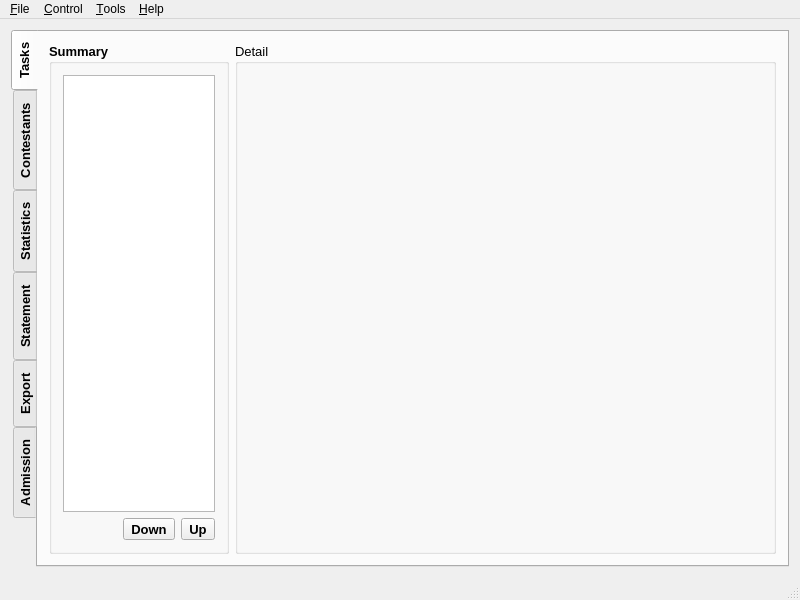
<?xml version="1.0" encoding="UTF-8"?>
<ui version="4.0">
 <class>LemonLime</class>
 <widget class="QMainWindow" name="LemonLime">
  <property name="geometry">
   <rect>
    <x>0</x>
    <y>0</y>
    <width>800</width>
    <height>600</height>
   </rect>
  </property>
  <property name="minimumSize">
   <size>
    <width>725</width>
    <height>510</height>
   </size>
  </property>
  <property name="windowTitle">
   <string>LemonLime-ng</string>
  </property>
  <property name="windowIcon">
   <iconset>
    <normaloff>:/icon/icon.png</normaloff>:/icon/icon.png</iconset>
  </property>
  <widget class="QWidget" name="centralWidget">
   <layout class="QHBoxLayout" name="horizontalLayout">
    <item>
     <widget class="QTabWidget" name="tabWidget">
      <property name="enabled">
       <bool>true</bool>
      </property>
      <property name="font">
       <font>
        <pointsize>10</pointsize>
        <bold>true</bold>
       </font>
      </property>
      <property name="autoFillBackground">
       <bool>false</bool>
      </property>
      <property name="tabPosition">
       <enum>QTabWidget::TabPosition::West</enum>
      </property>
      <property name="tabShape">
       <enum>QTabWidget::TabShape::Rounded</enum>
      </property>
      <property name="currentIndex">
       <number>0</number>
      </property>
      <property name="elideMode">
       <enum>Qt::TextElideMode::ElideNone</enum>
      </property>
      <property name="documentMode">
       <bool>false</bool>
      </property>
      <property name="tabsClosable">
       <bool>false</bool>
      </property>
      <property name="movable">
       <bool>false</bool>
      </property>
      <property name="tabBarAutoHide">
       <bool>false</bool>
      </property>
      <widget class="QWidget" name="tasksTab">
       <attribute name="title">
        <string>Tasks</string>
       </attribute>
       <layout class="QHBoxLayout" name="horizontalLayout_2">
        <item>
         <widget class="QGroupBox" name="taskBox">
          <property name="sizePolicy">
           <sizepolicy hsizetype="Expanding" vsizetype="Preferred">
            <horstretch>1</horstretch>
            <verstretch>0</verstretch>
           </sizepolicy>
          </property>
          <property name="minimumSize">
           <size>
            <width>176</width>
            <height>387</height>
           </size>
          </property>
          <property name="title">
           <string>Summary</string>
          </property>
          <layout class="QVBoxLayout" name="verticalLayout_2">
           <item>
            <widget class="SummaryTree" name="summary">
             <property name="font">
              <font>
               <pointsize>10</pointsize>
               <bold>false</bold>
              </font>
             </property>
             <property name="contextMenuPolicy">
              <enum>Qt::ContextMenuPolicy::DefaultContextMenu</enum>
             </property>
             <property name="statusTip">
              <string>Viewing tasks...</string>
             </property>
             <attribute name="headerVisible">
              <bool>false</bool>
             </attribute>
             <column>
              <property name="text">
               <string notr="true">1</string>
              </property>
             </column>
            </widget>
           </item>
           <item>
            <layout class="QHBoxLayout" name="horizontalLayout_7">
             <item>
              <spacer name="horizontalSpacer_2">
               <property name="orientation">
                <enum>Qt::Orientation::Horizontal</enum>
               </property>
               <property name="sizeHint" stdset="0">
                <size>
                 <width>40</width>
                 <height>20</height>
                </size>
               </property>
              </spacer>
             </item>
             <item>
              <widget class="QToolButton" name="moveDownButton">
               <property name="statusTip">
                <string>Move down this task...</string>
               </property>
               <property name="text">
                <string>Down</string>
               </property>
               <property name="icon">
                <iconset resource="../../resource.qrc">
                 <normaloff>:/icon/go-down.svg</normaloff>:/icon/go-down.svg</iconset>
               </property>
              </widget>
             </item>
             <item>
              <widget class="QToolButton" name="moveUpButton">
               <property name="statusTip">
                <string>Move up this task...</string>
               </property>
               <property name="text">
                <string>Up</string>
               </property>
               <property name="icon">
                <iconset resource="../../resource.qrc">
                 <normaloff>:/icon/go-up.svg</normaloff>:/icon/go-up.svg</iconset>
               </property>
              </widget>
             </item>
            </layout>
           </item>
          </layout>
         </widget>
        </item>
        <item>
         <widget class="QGroupBox" name="editBox">
          <property name="sizePolicy">
           <sizepolicy hsizetype="Expanding" vsizetype="Preferred">
            <horstretch>3</horstretch>
            <verstretch>0</verstretch>
           </sizepolicy>
          </property>
          <property name="font">
           <font>
            <pointsize>10</pointsize>
            <bold>false</bold>
           </font>
          </property>
          <property name="title">
           <string>Detail</string>
          </property>
          <layout class="QVBoxLayout" name="verticalLayout_8">
           <item>
            <widget class="QStackedWidget" name="editWidget">
             <property name="contextMenuPolicy">
              <enum>Qt::ContextMenuPolicy::NoContextMenu</enum>
             </property>
             <property name="statusTip">
              <string>Editing task details...</string>
             </property>
             <property name="currentIndex">
              <number>2</number>
             </property>
             <widget class="QWidget" name="nullPage"/>
             <widget class="TaskEditWidget" name="taskEdit"/>
             <widget class="TestCaseEditWidget" name="testCaseEdit"/>
            </widget>
           </item>
          </layout>
         </widget>
        </item>
       </layout>
      </widget>
      <widget class="QWidget" name="contestantsTab">
       <attribute name="title">
        <string>Contestants</string>
       </attribute>
       <layout class="QVBoxLayout" name="verticalLayout">
        <item>
         <widget class="ResultViewer" name="resultViewer">
          <property name="font">
           <font>
            <pointsize>10</pointsize>
            <bold>false</bold>
           </font>
          </property>
          <property name="statusTip">
           <string>Contestant List...</string>
          </property>
          <property name="editTriggers">
           <set>QAbstractItemView::EditTrigger::NoEditTriggers</set>
          </property>
          <property name="tabKeyNavigation">
           <bool>false</bool>
          </property>
          <property name="selectionMode">
           <enum>QAbstractItemView::SelectionMode::ExtendedSelection</enum>
          </property>
          <property name="selectionBehavior">
           <enum>QAbstractItemView::SelectionBehavior::SelectItems</enum>
          </property>
          <property name="verticalScrollMode">
           <enum>QAbstractItemView::ScrollMode::ScrollPerPixel</enum>
          </property>
          <property name="horizontalScrollMode">
           <enum>QAbstractItemView::ScrollMode::ScrollPerPixel</enum>
          </property>
          <property name="showGrid">
           <bool>false</bool>
          </property>
          <property name="sortingEnabled">
           <bool>true</bool>
          </property>
          <property name="cornerButtonEnabled">
           <bool>false</bool>
          </property>
          <attribute name="horizontalHeaderMinimumSectionSize">
           <number>75</number>
          </attribute>
          <attribute name="horizontalHeaderHighlightSections">
           <bool>false</bool>
          </attribute>
          <attribute name="verticalHeaderVisible">
           <bool>false</bool>
          </attribute>
          <attribute name="verticalHeaderMinimumSectionSize">
           <number>25</number>
          </attribute>
          <attribute name="verticalHeaderDefaultSectionSize">
           <number>27</number>
          </attribute>
         </widget>
        </item>
        <item>
         <layout class="QHBoxLayout" name="horizontalLayout_4">
          <item>
           <widget class="QPushButton" name="cleanupButton">
            <property name="minimumSize">
             <size>
              <width>120</width>
              <height>0</height>
             </size>
            </property>
            <property name="font">
             <font>
              <pointsize>10</pointsize>
              <bold>false</bold>
             </font>
            </property>
            <property name="statusTip">
             <string>Cleanup the files of all contestants...</string>
            </property>
            <property name="text">
             <string>Clean Up Files</string>
            </property>
            <property name="icon">
             <iconset resource="../../resource.qrc">
              <normaloff>:/icon/view-sort.svg</normaloff>:/icon/view-sort.svg</iconset>
            </property>
           </widget>
          </item>
          <item>
           <spacer name="horizontalSpacer">
            <property name="orientation">
             <enum>Qt::Orientation::Horizontal</enum>
            </property>
            <property name="sizeHint" stdset="0">
             <size>
              <width>468</width>
              <height>20</height>
             </size>
            </property>
           </spacer>
          </item>
          <item>
           <widget class="QPushButton" name="refreshButton">
            <property name="minimumSize">
             <size>
              <width>120</width>
              <height>0</height>
             </size>
            </property>
            <property name="font">
             <font>
              <pointsize>10</pointsize>
              <bold>false</bold>
             </font>
            </property>
            <property name="statusTip">
             <string>Refresh the contestant list...</string>
            </property>
            <property name="text">
             <string>Refresh</string>
            </property>
            <property name="icon">
             <iconset resource="../../resource.qrc">
              <normaloff>:/icon/view-refresh.svg</normaloff>:/icon/view-refresh.svg</iconset>
            </property>
           </widget>
          </item>
          <item>
           <widget class="QPushButton" name="judgeUnjudgedButton">
            <property name="sizePolicy">
             <sizepolicy hsizetype="Minimum" vsizetype="Fixed">
              <horstretch>0</horstretch>
              <verstretch>0</verstretch>
             </sizepolicy>
            </property>
            <property name="minimumSize">
             <size>
              <width>120</width>
              <height>0</height>
             </size>
            </property>
            <property name="font">
             <font>
              <pointsize>10</pointsize>
              <bold>false</bold>
             </font>
            </property>
            <property name="statusTip">
             <string>Judge unjudged...</string>
            </property>
            <property name="text">
             <string>Judge Unjudged</string>
            </property>
            <property name="icon">
             <iconset resource="../../resource.qrc">
              <normaloff>:/icon/edit-find-replace.svg</normaloff>:/icon/edit-find-replace.svg</iconset>
            </property>
           </widget>
          </item>
          <item>
           <widget class="QPushButton" name="judgeButton">
            <property name="enabled">
             <bool>false</bool>
            </property>
            <property name="minimumSize">
             <size>
              <width>120</width>
              <height>0</height>
             </size>
            </property>
            <property name="font">
             <font>
              <pointsize>10</pointsize>
              <bold>false</bold>
             </font>
            </property>
            <property name="statusTip">
             <string>Judge selected area...</string>
            </property>
            <property name="text">
             <string>Judge Selected</string>
            </property>
            <property name="icon">
             <iconset resource="../../resource.qrc">
              <normaloff>:/icon/edit-find.svg</normaloff>:/icon/edit-find.svg</iconset>
            </property>
           </widget>
          </item>
          <item>
           <widget class="QPushButton" name="judgeAllButton">
            <property name="enabled">
             <bool>false</bool>
            </property>
            <property name="minimumSize">
             <size>
              <width>120</width>
              <height>0</height>
             </size>
            </property>
            <property name="font">
             <font>
              <pointsize>10</pointsize>
              <bold>false</bold>
             </font>
            </property>
            <property name="statusTip">
             <string>Judge all contestants...</string>
            </property>
            <property name="text">
             <string>Judge All</string>
            </property>
            <property name="icon">
             <iconset resource="../../resource.qrc">
              <normaloff>:/icon/code-function.svg</normaloff>:/icon/code-function.svg</iconset>
            </property>
           </widget>
          </item>
         </layout>
        </item>
       </layout>
      </widget>
      <widget class="QWidget" name="statisticsTab">
       <attribute name="title">
        <string>Statistics</string>
       </attribute>
       <layout class="QHBoxLayout" name="horizontalLayout_3">
        <item>
         <widget class="StatisticsBrowser" name="statisticsBrowser" native="true">
          <property name="font">
           <font>
            <pointsize>10</pointsize>
            <bold>false</bold>
           </font>
          </property>
          <property name="statusTip">
           <string>The Statistics Browser...</string>
          </property>
         </widget>
        </item>
       </layout>
      </widget>
      <widget class="QWidget" name="statementTab">
       <attribute name="title">
        <string>Statement</string>
       </attribute>
       <layout class="QHBoxLayout" name="horizontalLayout_4">
        <item>
         <widget class="StatementEditWidget" name="statementEdit" native="true">
          <property name="font">
           <font>
            <pointsize>10</pointsize>
            <bold>false</bold>
           </font>
          </property>
          <property name="statusTip">
           <string>Edit the statement of this contest day...</string>
          </property>
         </widget>
        </item>
       </layout>
      </widget>
      <widget class="QWidget" name="exportTab">
       <attribute name="title">
        <string>Export</string>
       </attribute>
       <layout class="QHBoxLayout" name="horizontalLayout_5">
        <item>
         <widget class="ExportWidget" name="exportWidget" native="true">
          <property name="font">
           <font>
            <pointsize>10</pointsize>
            <bold>false</bold>
           </font>
          </property>
          <property name="statusTip">
           <string>Pack this contest day into .zip files for the target platforms...</string>
          </property>
         </widget>
        </item>
       </layout>
      </widget>
      <widget class="QWidget" name="admissionTab">
       <attribute name="title">
        <string>Admission</string>
       </attribute>
       <layout class="QHBoxLayout" name="admissionLayout">
        <item>
         <widget class="AdmissionWidget" name="admissionWidget" native="true">
          <property name="font">
           <font>
            <pointsize>10</pointsize>
            <bold>false</bold>
           </font>
          </property>
          <property name="statusTip">
           <string>Compile the admission tickets of this contest day (LaTeX)...</string>
          </property>
         </widget>
        </item>
       </layout>
      </widget>
     </widget>
    </item>
   </layout>
  </widget>
  <widget class="QMenuBar" name="menuBar">
   <property name="geometry">
    <rect>
     <x>0</x>
     <y>0</y>
     <width>1183</width>
     <height>21</height>
    </rect>
   </property>
   <widget class="QMenu" name="fileMenu">
    <property name="font">
     <font>
      <pointsize>10</pointsize>
     </font>
    </property>
    <property name="statusTip">
     <string>Open / Close / Rename contest and etc</string>
    </property>
    <property name="title">
     <string>&amp;File</string>
    </property>
    <widget class="QMenu" name="menuDays">
     <property name="title">
      <string>Switch &amp;Day</string>
     </property>
    </widget>
    <addaction name="newAction"/>
    <addaction name="openAction"/>
    <addaction name="saveAction"/>
    <addaction name="closeAction"/>
    <addaction name="separator"/>
    <addaction name="openFolderAction"/>
    <addaction name="actionChangeContestName"/>
    <addaction name="actionRenameProject"/>
    <addaction name="separator"/>
    <addaction name="actionNewDay"/>
    <addaction name="menuDays"/>
    <addaction name="actionRemoveDay"/>
    <addaction name="separator"/>
    <addaction name="exitAction"/>
   </widget>
   <widget class="QMenu" name="controlMenu">
    <property name="title">
     <string>&amp;Control</string>
    </property>
    <addaction name="judgeAllAction"/>
    <addaction name="judgeAction"/>
    <addaction name="judgeUnjudgedAction"/>
    <addaction name="judgeGreyAction"/>
    <addaction name="judgeMagentaAction"/>
    <addaction name="separator"/>
    <addaction name="cleanupAction"/>
    <addaction name="refreshAction"/>
    <addaction name="separator"/>
    <addaction name="addTasksAction"/>
    <addaction name="addProblemTasksAction"/>
    <addaction name="exportAction"/>
    <addaction name="separator"/>
    <addaction name="actionExportStatistics"/>
   </widget>
   <widget class="QMenu" name="toolsMenu">
    <property name="font">
     <font>
      <pointsize>10</pointsize>
     </font>
    </property>
    <property name="title">
     <string>&amp;Tools</string>
    </property>
    <addaction name="actionContestSettings"/>
    <addaction name="separator"/>
    <addaction name="optionsAction"/>
   </widget>
   <widget class="QMenu" name="helpMenu">
    <property name="font">
     <font>
      <pointsize>10</pointsize>
     </font>
    </property>
    <property name="title">
     <string>&amp;Help</string>
    </property>
    <widget class="QMenu" name="menuGuides">
     <property name="statusTip">
      <string>LemonLime Guides...</string>
     </property>
     <property name="title">
      <string>&amp;Guides</string>
     </property>
     <property name="icon">
      <iconset resource="../../resource.qrc">
       <normaloff>:/icon/system-help.svg</normaloff>:/icon/system-help.svg</iconset>
     </property>
     <addaction name="actionManual"/>
     <addaction name="separator"/>
     <addaction name="actionMore"/>
    </widget>
    <addaction name="menuGuides"/>
    <addaction name="separator"/>
    <addaction name="aboutAction"/>
   </widget>
   <addaction name="fileMenu"/>
   <addaction name="controlMenu"/>
   <addaction name="toolsMenu"/>
   <addaction name="helpMenu"/>
  </widget>
  <widget class="QStatusBar" name="statusBar"/>
  <action name="newAction">
   <property name="icon">
    <iconset resource="../../resource.qrc">
     <normaloff>:/icon/document-new.svg</normaloff>:/icon/document-new.svg</iconset>
   </property>
   <property name="text">
    <string>&amp;New Contest</string>
   </property>
   <property name="statusTip">
    <string>Make a new contest...</string>
   </property>
  </action>
  <action name="openAction">
   <property name="icon">
    <iconset resource="../../resource.qrc">
     <normaloff>:/icon/quickopen-file.svg</normaloff>:/icon/quickopen-file.svg</iconset>
   </property>
   <property name="text">
    <string>&amp;Open Existing Contest</string>
   </property>
   <property name="statusTip">
    <string>Open an existing contest...</string>
   </property>
  </action>
  <action name="exitAction">
   <property name="icon">
    <iconset resource="../../resource.qrc">
     <normaloff>:/icon/application-exit.svg</normaloff>:/icon/application-exit.svg</iconset>
   </property>
   <property name="text">
    <string>E&amp;xit</string>
   </property>
   <property name="statusTip">
    <string>Exit LemonLime-ng...</string>
   </property>
  </action>
  <action name="optionsAction">
   <property name="icon">
    <iconset resource="../../resource.qrc">
     <normaloff>:/icon/configure.svg</normaloff>:/icon/configure.svg</iconset>
   </property>
   <property name="text">
    <string>&amp;Settings</string>
   </property>
   <property name="statusTip">
    <string>LemonLime-ng Settings...</string>
   </property>
  </action>
  <action name="aboutAction">
   <property name="icon">
    <iconset resource="../../resource.qrc">
     <normaloff>:/icon/help-about.svg</normaloff>:/icon/help-about.svg</iconset>
   </property>
   <property name="text">
    <string>&amp;About</string>
   </property>
   <property name="statusTip">
    <string>About LemonLime-ng...</string>
   </property>
  </action>
  <action name="judgeAction">
   <property name="enabled">
    <bool>false</bool>
   </property>
   <property name="icon">
    <iconset resource="../../resource.qrc">
     <normaloff>:/icon/edit-find.svg</normaloff>:/icon/edit-find.svg</iconset>
   </property>
   <property name="text">
    <string>&amp;Judge Selected</string>
   </property>
   <property name="statusTip">
    <string>Judge selected area...</string>
   </property>
  </action>
  <action name="judgeAllAction">
   <property name="enabled">
    <bool>false</bool>
   </property>
   <property name="icon">
    <iconset resource="../../resource.qrc">
     <normaloff>:/icon/code-function.svg</normaloff>:/icon/code-function.svg</iconset>
   </property>
   <property name="text">
    <string>Judge &amp;All</string>
   </property>
   <property name="statusTip">
    <string>Judge all contestants...</string>
   </property>
  </action>
  <action name="closeAction">
   <property name="icon">
    <iconset resource="../../resource.qrc">
     <normaloff>:/icon/document-close.svg</normaloff>:/icon/document-close.svg</iconset>
   </property>
   <property name="text">
    <string>&amp;Close Current Contest</string>
   </property>
   <property name="statusTip">
    <string>Close this contest...</string>
   </property>
  </action>
  <action name="setEnglishAction">
   <property name="text">
    <string notr="true">&amp;English</string>
   </property>
  </action>
  <action name="addTasksAction">
   <property name="enabled">
    <bool>false</bool>
   </property>
   <property name="icon">
    <iconset resource="../../resource.qrc">
     <normaloff>:/icon/layer-new.svg</normaloff>:/icon/layer-new.svg</iconset>
   </property>
   <property name="text">
    <string>Add &amp;Tasks from import/</string>
   </property>
   <property name="statusTip">
    <string>Read the import folder (Lemon data layout) and add tasks automatically...</string>
   </property>
  </action>
  <action name="addProblemTasksAction">
   <property name="enabled">
    <bool>false</bool>
   </property>
   <property name="icon">
    <iconset resource="../../resource.qrc">
     <normaloff>:/icon/problem-configure.svg</normaloff>:/icon/problem-configure.svg</iconset>
   </property>
   <property name="text">
    <string>Add Tasks from &amp;problem/</string>
   </property>
   <property name="statusTip">
    <string>Scan problem/ and configure the tasks and data files that are not added yet...</string>
   </property>
  </action>
  <action name="makeSelfTestAction">
   <property name="enabled">
    <bool>false</bool>
   </property>
   <property name="text">
    <string>&amp;Make Self-testing Folder</string>
   </property>
  </action>
  <action name="exportAction">
   <property name="enabled">
    <bool>false</bool>
   </property>
   <property name="icon">
    <iconset resource="../../resource.qrc">
     <normaloff>:/icon/document-export.svg</normaloff>:/icon/document-export.svg</iconset>
   </property>
   <property name="text">
    <string>&amp;Export Result</string>
   </property>
   <property name="statusTip">
    <string>Export the result...</string>
   </property>
  </action>
  <action name="judgeUnjudgedAction">
   <property name="enabled">
    <bool>false</bool>
   </property>
   <property name="icon">
    <iconset resource="../../resource.qrc">
     <normaloff>:/icon/edit-find-replace.svg</normaloff>:/icon/edit-find-replace.svg</iconset>
   </property>
   <property name="text">
    <string>Judge &amp;Unjudged</string>
   </property>
   <property name="statusTip">
    <string>Judge unjudged...</string>
   </property>
  </action>
  <action name="openFolderAction">
   <property name="icon">
    <iconset resource="../../resource.qrc">
     <normaloff>:/icon/go-parent-folder.svg</normaloff>:/icon/go-parent-folder.svg</iconset>
   </property>
   <property name="text">
    <string>Open Current Contest &amp;Folder</string>
   </property>
   <property name="statusTip">
    <string>Open the folder of this contest with file manager...</string>
   </property>
  </action>
  <action name="saveAction">
   <property name="icon">
    <iconset resource="../../resource.qrc">
     <normaloff>:/icon/document-save.svg</normaloff>:/icon/document-save.svg</iconset>
   </property>
   <property name="text">
    <string>&amp;Save Current Contest</string>
   </property>
   <property name="statusTip">
    <string>Save this contest...</string>
   </property>
  </action>
  <action name="actionInteraction">
   <property name="text">
    <string>Interaction</string>
   </property>
   <property name="statusTip">
    <string>How to make Interaction Tasks...</string>
   </property>
  </action>
  <action name="actionSubTasks">
   <property name="text">
    <string>Subtasks</string>
   </property>
   <property name="statusTip">
    <string>How to make Subtasks...</string>
   </property>
  </action>
  <action name="actionCleanupFiles">
   <property name="text">
    <string>Clean up Files</string>
   </property>
   <property name="statusTip">
    <string>What is Cleanup Files...</string>
   </property>
  </action>
  <action name="actionCompileFeatures">
   <property name="text">
    <string>Compile Features</string>
   </property>
   <property name="statusTip">
    <string>The difference in compiling between Lemon and LemonLime...</string>
   </property>
  </action>
  <action name="actionSkip">
   <property name="text">
    <string>Skip</string>
   </property>
   <property name="statusTip">
    <string>What is Skip...</string>
   </property>
  </action>
  <action name="actionSpecialJudge">
   <property name="text">
    <string>Special Judge</string>
   </property>
   <property name="statusTip">
    <string>How to write Special Judge...</string>
   </property>
  </action>
  <action name="actionSingle_Judge">
   <property name="text">
    <string>Single &amp;Judge</string>
   </property>
  </action>
  <action name="actionExportResult">
   <property name="text">
    <string>Export Result</string>
   </property>
   <property name="statusTip">
    <string>New features of Exporting Result...</string>
   </property>
  </action>
  <action name="actionMore">
   <property name="icon">
    <iconset resource="../../resource.qrc">
     <normaloff>:/icon/globe.svg</normaloff>:/icon/globe.svg</iconset>
   </property>
   <property name="text">
    <string>More</string>
   </property>
   <property name="statusTip">
    <string>Online Guides...</string>
   </property>
  </action>
  <action name="judgeGreyAction">
   <property name="enabled">
    <bool>false</bool>
   </property>
   <property name="icon">
    <iconset resource="../../resource.qrc">
     <normaloff>:/icon/paint-unknown.svg</normaloff>:/icon/paint-unknown.svg</iconset>
   </property>
   <property name="text">
    <string>Judge &amp;No Source</string>
   </property>
   <property name="statusTip">
    <string>Judge &quot;No Source&quot;...</string>
   </property>
  </action>
  <action name="judgeMagentaAction">
   <property name="enabled">
    <bool>false</bool>
   </property>
   <property name="icon">
    <iconset resource="../../resource.qrc">
     <normaloff>:/icon/deletecell.svg</normaloff>:/icon/deletecell.svg</iconset>
   </property>
   <property name="text">
    <string>Judge &amp;Compile Failed</string>
   </property>
   <property name="statusTip">
    <string>Judge &quot;Compile Error&quot;, &quot;Compile Time Limit Exceeded&quot;, etc...</string>
   </property>
  </action>
  <action name="actionChangeContestName">
   <property name="icon">
    <iconset resource="../../resource.qrc">
     <normaloff>:/icon/document-edit.svg</normaloff>:/icon/document-edit.svg</iconset>
   </property>
   <property name="text">
    <string>C&amp;hange Contest Name</string>
   </property>
   <property name="statusTip">
    <string>Change the name of this contest...</string>
   </property>
  </action>
  <action name="actionRenameProject">
   <property name="icon">
    <iconset resource="../../resource.qrc">
     <normaloff>:/icon/document-edit.svg</normaloff>:/icon/document-edit.svg</iconset>
   </property>
   <property name="text">
    <string>Rename &amp;Contest (Project)</string>
   </property>
   <property name="statusTip">
    <string>Rename the whole contest (the project title)...</string>
   </property>
  </action>
  <action name="actionRemoveDay">
   <property name="icon">
    <iconset resource="../../resource.qrc">
     <normaloff>:/icon/edit-delete.svg</normaloff>:/icon/edit-delete.svg</iconset>
   </property>
   <property name="text">
    <string>Remove Contest Da&amp;y</string>
   </property>
   <property name="statusTip">
    <string>Remove the current contest day from the contest...</string>
   </property>
  </action>
  <action name="actionNewDay">
   <property name="icon">
    <iconset resource="../../resource.qrc">
     <normaloff>:/icon/document-new.svg</normaloff>:/icon/document-new.svg</iconset>
   </property>
   <property name="text">
    <string>New Contest &amp;Day</string>
   </property>
   <property name="statusTip">
    <string>Create a new contest day inside the current contest...</string>
   </property>
  </action>
  <action name="actionContestSettings">
   <property name="icon">
    <iconset resource="../../resource.qrc">
     <normaloff>:/icon/document-edit.svg</normaloff>:/icon/document-edit.svg</iconset>
   </property>
   <property name="text">
    <string>Contest &amp;Day Settings</string>
   </property>
   <property name="statusTip">
    <string>Configure regions, violation checking and contestant folder naming...</string>
   </property>
  </action>
  <action name="cleanupAction">
   <property name="enabled">
    <bool>false</bool>
   </property>
   <property name="icon">
    <iconset resource="../../resource.qrc">
     <normaloff>:/icon/view-sort.svg</normaloff>:/icon/view-sort.svg</iconset>
   </property>
   <property name="text">
    <string>Clean Up &amp;Files</string>
   </property>
   <property name="statusTip">
    <string>Cleanup the files of all contestants...</string>
   </property>
  </action>
  <action name="refreshAction">
   <property name="enabled">
    <bool>false</bool>
   </property>
   <property name="icon">
    <iconset resource="../../resource.qrc">
     <normaloff>:/icon/view-refresh.svg</normaloff>:/icon/view-refresh.svg</iconset>
   </property>
   <property name="text">
    <string>&amp;Refresh</string>
   </property>
   <property name="statusTip">
    <string>Refresh the contestant list...</string>
   </property>
  </action>
  <action name="actionCommunication">
   <property name="text">
    <string>Communication</string>
   </property>
   <property name="statusTip">
    <string>How to make Communication Tasks...</string>
   </property>
  </action>
  <action name="actionExportStatistics">
   <property name="enabled">
    <bool>false</bool>
   </property>
   <property name="icon">
    <iconset resource="../../resource.qrc">
     <normaloff>:/icon/document-export.svg</normaloff>:/icon/document-export.svg</iconset>
   </property>
   <property name="text">
    <string>Export &amp;Statistics</string>
   </property>
  </action>
  <action name="actionManual">
   <property name="icon">
    <iconset resource="../../resource.qrc">
     <normaloff>:/icon/acrobat.svg</normaloff>:/icon/acrobat.svg</iconset>
   </property>
   <property name="text">
    <string>Manual</string>
   </property>
  </action>
 </widget>
 <layoutdefault spacing="6" margin="11"/>
 <customwidgets>
  <customwidget>
   <class>SummaryTree</class>
   <extends>QTreeWidget</extends>
   <header>summarytree.h</header>
  </customwidget>
  <customwidget>
   <class>TaskEditWidget</class>
   <extends>QWidget</extends>
   <header>taskeditwidget.h</header>
   <container>1</container>
  </customwidget>
  <customwidget>
   <class>TestCaseEditWidget</class>
   <extends>QWidget</extends>
   <header>testcaseeditwidget.h</header>
   <container>1</container>
  </customwidget>
  <customwidget>
   <class>ResultViewer</class>
   <extends>QTableWidget</extends>
   <header>resultviewer.h</header>
  </customwidget>
  <customwidget>
   <class>StatisticsBrowser</class>
   <extends>QWidget</extends>
   <header>statisticsbrowser.h</header>
   <container>1</container>
  </customwidget>
  <customwidget>
   <class>StatementEditWidget</class>
   <extends>QWidget</extends>
   <header>statementeditwidget.h</header>
   <container>1</container>
  </customwidget>
  <customwidget>
   <class>ExportWidget</class>
   <extends>QWidget</extends>
   <header>exportwidget.h</header>
   <container>1</container>
  </customwidget>
  <customwidget>
   <class>AdmissionWidget</class>
   <extends>QWidget</extends>
   <header>admission/admissionwidget.h</header>
   <container>1</container>
  </customwidget>
 </customwidgets>
 <tabstops>
  <tabstop>tabWidget</tabstop>
  <tabstop>summary</tabstop>
  <tabstop>moveDownButton</tabstop>
  <tabstop>moveUpButton</tabstop>
  <tabstop>resultViewer</tabstop>
  <tabstop>cleanupButton</tabstop>
  <tabstop>refreshButton</tabstop>
  <tabstop>judgeUnjudgedButton</tabstop>
  <tabstop>judgeButton</tabstop>
  <tabstop>judgeAllButton</tabstop>
 </tabstops>
 <resources>
  <include location="../../resource.qrc"/>
 </resources>
 <connections/>
</ui>
